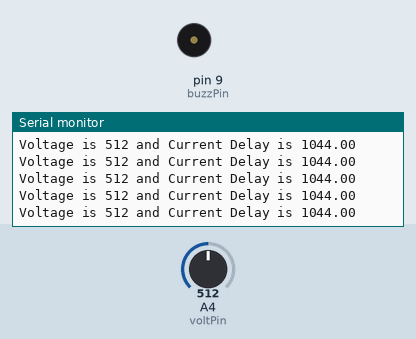
This sketch was run on a simulated Arduino Mega 2560, built with avr-gcc and run on an emulated ATmega2560. On the bench: buzzer (waves = sounding, pin HIGH), the last lines printed to the serial monitor. Inputs (shaded band) come from the test bench; at power-on: A4 (voltPin) = 512.

Above: at 1.2 s.
1.3 s: A4 (voltPin) set to 472
At 1.42 s:
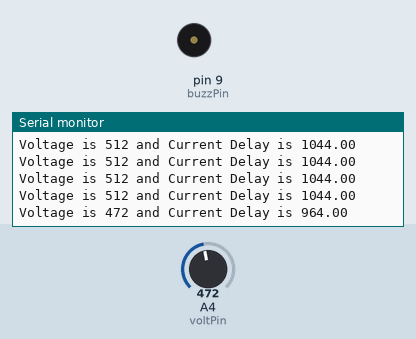
4.3 s: A4 (voltPin) set to 511
At 4.31 s:
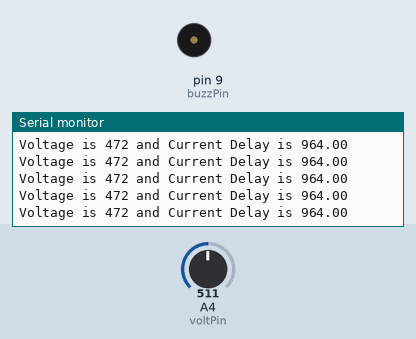
Timing chart, 0 to 7.3 s (numbered marks = the images above; inputs shaded):
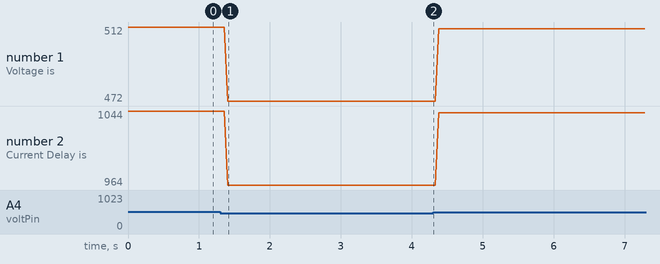

The sketch:

photoresistor_buzzer_control.ino
```cpp
// Siddharth Sivakumar
// July 1, 2026
// Arduino MEGA
// The purpose of this program

int voltPin = A4;
int buzzPin = 9;

int lowestLight = 10;
int highestLight = 450;
int highestBuzz = 1100;
int lowestBuzz = 40;
int tenBitNum = 0;
float delayTime = 0;


void setup() {
  pinMode(voltPin, INPUT);
  pinMode(buzzPin, OUTPUT);
  Serial.begin(9600);
}

void loop() {
  tenBitNum = analogRead(voltPin);
  delayTime = ((highestBuzz-lowestBuzz)/(highestLight-lowestLight)) * (tenBitNum-lowestLight) + lowestBuzz;

  Serial.print("Voltage is ");
  Serial.print(tenBitNum);
  Serial.print(" and Current Delay is ");
  Serial.println(delayTime);

  digitalWrite(buzzPin, HIGH);
  delayMicroseconds(delayTime);
  digitalWrite(buzzPin, LOW);
  delayMicroseconds(delayTime);
}
```

Measured:
- after the input at 1.3 s, the serial monitor: prints a new line after 0.10 s (image 1)
- plotted number 1: 512 → 472 after the input at 1.3 s, 472 → 511 after the input at 4.3 s
- plotted number 2: 1044 → 964 after the input at 1.3 s, 964 → 1042 after the input at 4.3 s
